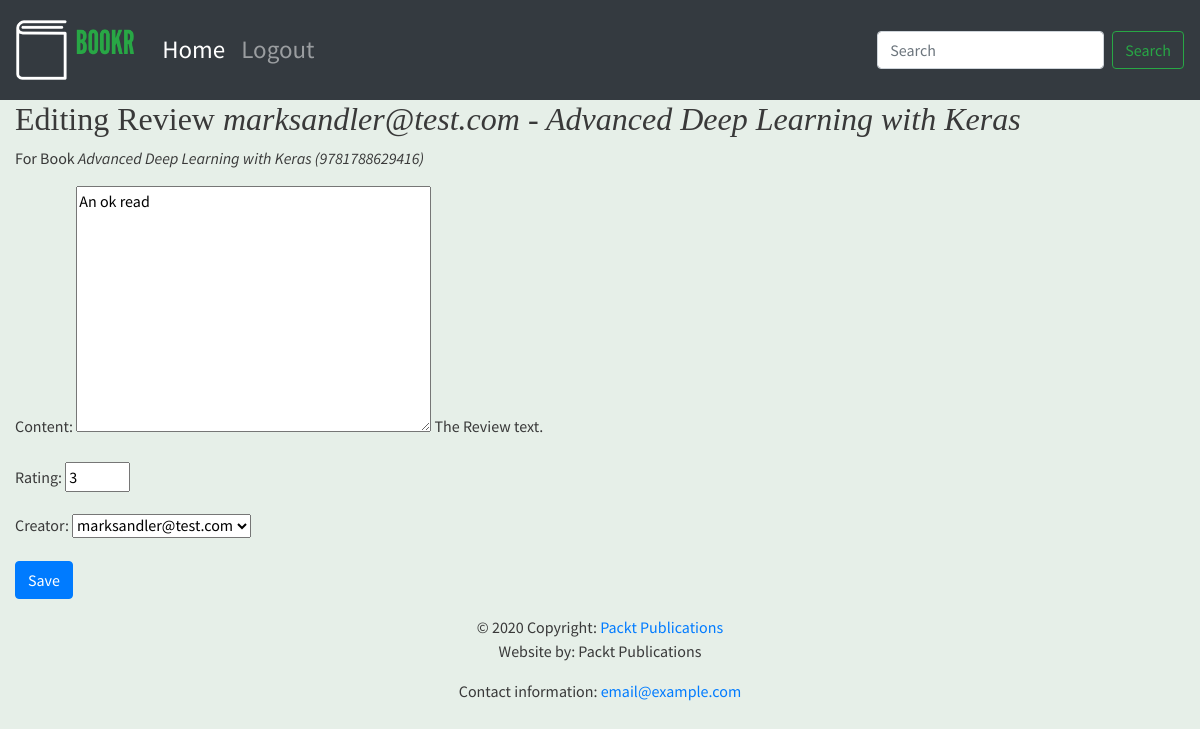
/books/1/reviews/2/ (signed in), run on an earlier commit of the app's database.
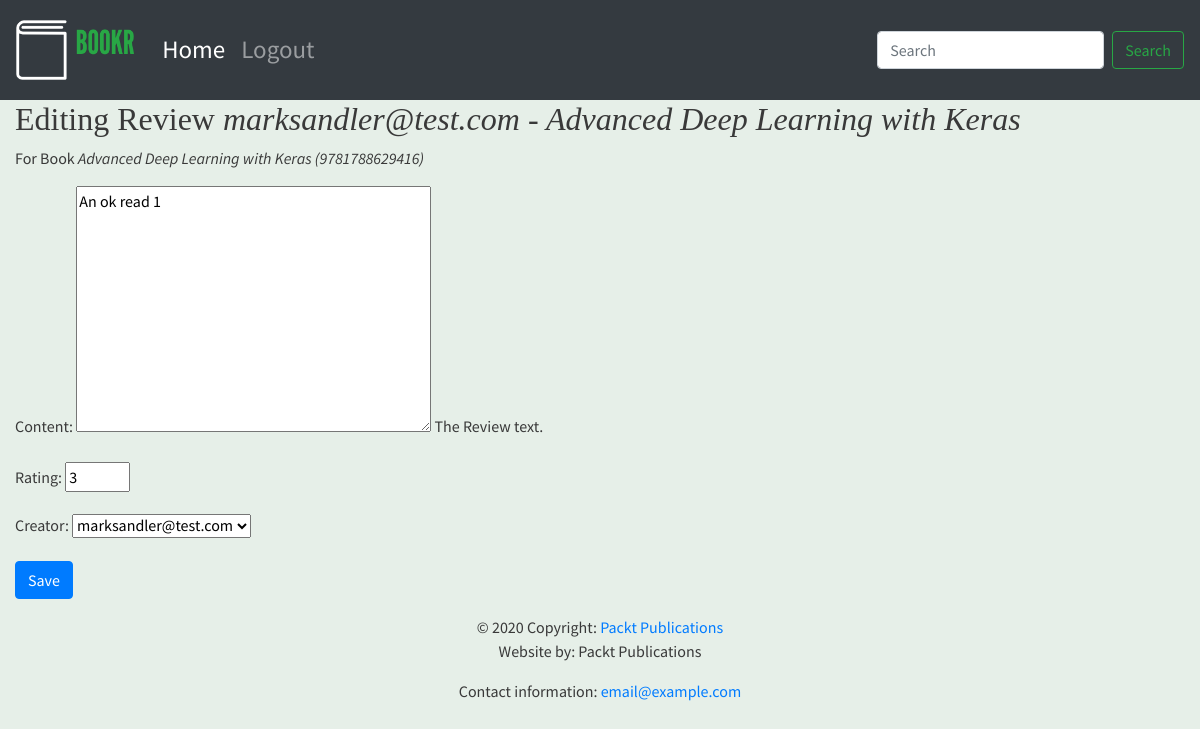
And on a later commit of the database.
### reviews/models.py (models this page shows, shortened)
class Review(models.Model):
    content = models.TextField(help_text="The Review text.")
    rating = models.IntegerField(help_text="The the reviewer has given.")
    date_created = models.DateTimeField(auto_now_add=True,
                                        help_text="The date and time the review was created.")
    date_edited = models.DateTimeField(null=True,
                                       help_text="The date and time the review was last edited.")
    creator = models.ForeignKey(auth.get_user_model(), on_delete=models.CASCADE)
    book = models.ForeignKey(Book, on_delete=models.CASCADE,
                             help_text="The Book that this review is for.")
    def __str__(self):
        return "{} - {}".format(self.creator.username, self.book.title)

class Book(models.Model):
    title = models.CharField(max_length=70,
                             help_text="The title of the book.")
    publication_date = models.DateField(
        verbose_name="Date the book was published.")
    isbn = models.CharField(max_length=20,
                            verbose_name="ISBN number of the book.")
    publisher = models.ForeignKey(Publisher,
                                  on_delete=models.CASCADE)
    contributors = models.ManyToManyField('Contributor',
                                          through="BookContributor")
    cover = models.ImageField(null=True,
                              blank=True,
                              upload_to="book_covers/")
    sample = models.FileField(null=True,
                              blank=True,
                              upload_to="book_samples/")
    def __str__(self):
        return "{} ({})".format(self.title, self.isbn)

### reviews/views.py (the view)
# urls.py: path('books/<int:book_pk>/reviews/<int:review_pk>/', views.review_edit, name='review_edit'),
@login_required  # 9.03.3
def review_edit(request, book_pk, review_pk=None):
    book = get_object_or_404(Book, pk=book_pk)
    if review_pk is not None:
        review = get_object_or_404(Review, book_id=book_pk, pk=review_pk)
        user = request.user
        if not user.is_staff and review.creator.id != user.id:
            raise PermissionDenied
    else:
        review = None
    if request.method == "POST":
        form = ReviewForm(request.POST, instance=review)
        if form.is_valid():
            updated_review = form.save(False)
            updated_review.book = book
            if review is None:
                messages.success(request, "Review for \"{}\" created.".format(book))
            else:
                updated_review.date_edited = timezone.now()
                messages.success(request, "Review for \"{}\" updated.".format(book))
            updated_review.save()
            return redirect("book_detail", book.pk)
    else:
        form = ReviewForm(instance=review)
    return render(request, "reviews/instance-form.html",
                  {"form": form,
                   "instance": review,
                   "model_type": "Review",
                   "related_instance": book,
                   "related_model_type": "Book"
                   })

### reviews/forms.py
class ReviewForm(forms.ModelForm):
    class Meta:
        model = Review
        exclude = ["date_edited", "book"]
    rating = forms.IntegerField(min_value=0, max_value=5)

### reviews/templates/reviews/instance-form.html (shortened to what this page needs)
{% extends 'reviews/base.html' %}
{% block content %}
<h2>
    {% if instance %}
        Editing {{ model_type }} <em>{{ instance }}</em>
    {% else %}
        New {{ model_type }}
    {% endif %}
</h2>
{% if related_instance and related_model_type %}
  <p>For {{ related_model_type }} <em>{{ related_instance }}</em></p>
{% endif %}
<form method="post" {% if is_file_upload %}enctype="multipart/form-data"{% endif %}>
    {{ form.as_p }}
    <button type="submit" class="btn btn-primary">
        {% if instance %}Save{% else %}Create{% endif %}
    </button>
</form>
{% endblock %}

What changed in the data, as far as the page shows it:
changed Review "marksandler@test.com": content "An ok read" → "An ok read 1"
